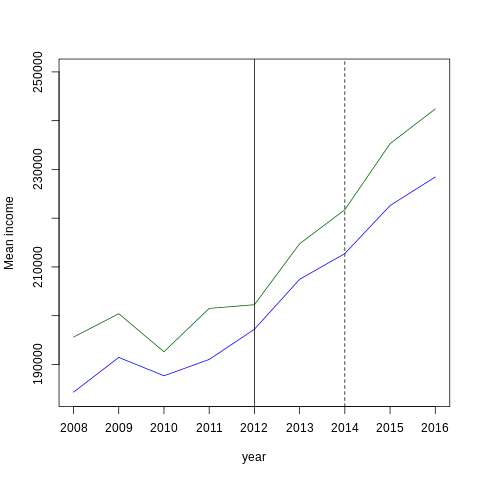

Write the R code that produced this figure.
#!/usr/bin/env Rscript
options("width"=200)

library(gplots)
library(MASS)
library(MatchIt)
library(dummies)


data=read.csv("/home/[user]/Desktop/newdata.csv")



data1=data[data$stateicp%in%c("California","New York","Massachusetts","Maryland","Michigan","Ohio",
"Mississippi","Oklahoma","Texas","Florida","North Carolina","Virginia","Georgia","Tennessee",
"Missouri","Wisconsin","Vermont","Washington","Alabama","Arizona","Illinois",
"Idaho","Kansas","Mississippi","Nebraska","Oklahoma","South Carolina","South Dakota","Utah","Wyoming"),]



data1=data1[data1$year==2012|data1$year==2016,]



#data1$time=as.numeric(data1$year-2012)
data1$time=as.numeric(data1$year!=2012)


data1$group=as.numeric(data1$stateicp%in%c("Alabama","Florida","Georgia","Idaho","Kansas","Mississippi","Missouri","Nebraska","North Carolina","Oklahoma","South Carolina","South Dakota","Tennessee","Texas","Utah","Virginia","Wisconsin","Wyoming"))

data1$group1=abs(1-data1$group)



data2=data1[data1$incearn>1,]
data2$outcome=(data2$incearn)


 model1=rlm(outcome~costelec+costgas+costwatr+costfuel+valueh+perwt+pernum+as.factor(sex)+
as.numeric(age)+as.factor(marst)+
as.factor(race)+as.factor(hcovany)+as.factor(empstat)
+as.factor(classwkrd)+as.factor(time)+as.factor(group1)+time:group1,data=data2)




good=summary(model1)
dd = data.frame(good$coefficients) 
dd$p.value =  2*pt(abs(dd$t.value),good$df[2], lower.tail=FALSE)      
 dd
################################################
# Code for Economic Theory B
#
# economictheoryb.com
#
# August 2016
# a.d.


summary.lm <- function (object, correlation = FALSE, 
                        symbolic.cor = FALSE, robust=FALSE,
                        cluster=c(NULL,NULL),...) {
  # add extension for robust standard errors
  if(robust==TRUE){ 
    # save variable that are necessary to calcualte robust sd
    X <- model.matrix(object)
    u2 <- residuals(object)^2
    XDX <- 0
    
    ## One needs to calculate X'DX. But due to the fact that
    ## D is huge (NxN), it is better to do it with a cycle.
    for(i in 1:nrow(X)) {
      XDX <- XDX + u2[i]*X[i,]%*%t(X[i,])
    }
    
    # inverse(X'X)
    XX1 <- solve(t(X)%*%X,tol = 1e-100)
    
    # Sandwich Variance calculation (Bread x meat x Bread)
    varcovar <- XX1 %*% XDX %*% XX1
    
    # adjust degrees of freedom 
    dfc_r <- sqrt(nrow(X))/sqrt(nrow(X)-ncol(X))
    
    # Standard errors of the coefficient estimates are the
    # square roots of the diagonal elements
    rstdh <- dfc_r*sqrt(diag(varcovar))
  }
  # add extension for clustered standard errors
  if(!is.null(cluster)&robust==T){warning("Robust standard errors are calculated. Set robust=F to calculate clustered standard errors.")}
  if(!is.null(cluster)&robust==F){
    if(""%in%cluster){stop("No variable for clustering provided.")}
    if(length(cluster)>2){stop("The function only allows max. 2 clusters. You provided more.")}
    n_coef <- all.vars(object$call$formula)
    if(length(cluster)==1){
      dat <- na.omit(get(paste(object$call$data))[,c(n_coef,cluster)])
      if(nrow(dat)<nrow(object$model)){stop("Not all observation have a cluster.")}
      cluster_vector <- dat[,cluster]
      require(sandwich, quietly = TRUE)
      M <- res_length <- length(unique(cluster_vector))
      N <- length(cluster_vector)
      K <- object$rank
      dfc <- (M/(M-1))*((N-1)/(N-K))
      uj  <- na.omit(apply(estfun(object),2, function(x) tapply(x, cluster_vector, sum)));
      varcovar <- dfc*sandwich(object, meat=crossprod(uj)/N)
      rstdh <- sqrt(diag(varcovar))
    } 
    if(length(cluster)==2){
      dat_1 <- na.omit(get(paste(object$call$data))[,c(n_coef,cluster[1])])
      if(nrow(dat_1)<nrow(object$model)){stop("Not all observation have a cluster.")}
      dat_2 <- na.omit(get(paste(object$call$data))[,c(n_coef,cluster[2])])
      if(nrow(dat_2)<nrow(object$model)){stop("Not all observation have a cluster.")}
      
      dat <- na.omit(get(paste(object$call$data))[,c(n_coef,cluster)])
      library(sandwich,quietly = TRUE)
      cluster1 <- dat[,cluster[1]]
      cluster2 <- dat[,cluster[2]]
      cluster12 = paste(cluster1,cluster2, sep="")
      M1  <- length(unique(cluster1))
      M2  <- length(unique(cluster2))   
      M12 <- res_length <-length(unique(cluster12))
      N   <- length(cluster1)          
      K   <- object$rank             
      dfc1  <- (M1/(M1-1))*((N-1)/(N-K))  
      dfc2  <- (M2/(M2-1))*((N-1)/(N-K))  
      dfc12 <- (M12/(M12-1))*((N-1)/(N-K))  
      u1j   <- apply(estfun(object), 2, function(x) tapply(x, cluster1,  sum)) 
      u2j   <- apply(estfun(object), 2, function(x) tapply(x, cluster2,  sum)) 
      u12j  <- apply(estfun(object), 2, function(x) tapply(x, cluster12, sum)) 
      vc1   <-  dfc1*sandwich(object, meat=crossprod(u1j)/N )
      vc2   <-  dfc2*sandwich(object, meat=crossprod(u2j)/N )
      vc12  <- dfc12*sandwich(object, meat=crossprod(u12j)/N)
      varcovar <- vc1 + vc2 - vc12
      rstdh <- sqrt(diag(varcovar))
    } 
    
  }
  z <- object
  p <- z$rank
  rdf <- 14530-34#n - p #z$df.residual
  if (p == 0) {
    r <- z$residuals
    n <- length(r)
    w <- z$weights
    if (is.null(w)) {
      rss <- sum(r^2)
    }
    else {
      rss <- sum(w * r^2)
      r <- sqrt(w) * r
    }
    resvar <- rss/rdf
    ans <- z[c("call", "terms", if (!is.null(z$weights)) "weights")]
    class(ans) <- "summary.lm"
    ans$aliased <- is.na(coef(object))
    ans$residuals <- r
    ans$df <- c(0L, n, length(ans$aliased))
    ans$coefficients <- matrix(NA, 0L, 4L)
    dimnames(ans$coefficients) <- list(NULL, c("Estimate", 
                                               "Std. Error", "t value", "Pr(>|t|)"))
    ans$sigma <- sqrt(resvar)
    ans$r.squared <- ans$adj.r.squared <- 0
    return(ans)
  }
  if (is.null(z$terms)) 
    stop("invalid 'lm' object:  no 'terms' component")
  if (!inherits(object, "lm")) 
    warning("calling summary.lm(<fake-lm-object>) ...")
  Qr <- stats:::qr.lm(object)
  n <- NROW(Qr$qr)
  print(n)
  print(p)
  print(z$df.residual)
  if (is.na(z$df.residual) || n - p != z$df.residual) 
    warning("residual degrees of freedom in object suggest this is not an \"lm\" fit")
  r <- z$residuals
  f <- z$fitted.values
  w <- z$weights
  if (is.null(w)) {
    mss <- if (attr(z$terms, "intercept")) 
      sum((f - mean(f))^2)
    else sum(f^2)
    rss <- sum(r^2)
  }
  else {
    mss <- if (attr(z$terms, "intercept")) {
      m <- sum(w * f/sum(w))
      sum(w * (f - m)^2)
    }
    else sum(w * f^2)
    rss <- sum(w * r^2)
    r <- sqrt(w) * r
  }
  resvar <- rss/rdf
  if (is.finite(resvar) && resvar < (mean(f)^2 + var(f)) * 
      1e-30) 
    warning("essentially perfect fit: summary may be unreliable")
  p1 <- 1L:p
  R <- chol2inv(Qr$qr[p1, p1, drop = FALSE])
  se <- sqrt(diag(R) * resvar)
  
  if(robust==T){se <- rstdh}
  if(!is.null(cluster)&robust==F){se <- rstdh}
  est <- z$coefficients[Qr$pivot[p1]]
  tval <- est/se
  ans <- z[c("call", "terms", if (!is.null(z$weights)) "weights")]
  ans$residuals <- r
  pval <- 2 * pt(abs(tval), 
                 rdf, lower.tail = FALSE)
  ans$coefficients <- cbind(est, se, tval, pval)
  dimnames(ans$coefficients) <- list(names(z$coefficients)[Qr$pivot[p1]], 
                                     c("Estimate", "Std. Error", "t value", "Pr(>|t|)"))
  ans$aliased <- is.na(coef(object))
  ans$sigma <- sqrt(resvar)
  ans$df <- c(p, rdf, NCOL(Qr$qr))
  if (p != attr(z$terms, "intercept")) {
    df.int <- if (attr(z$terms, "intercept")) 
      1L
    else 0L
    ans$r.squared <- mss/(mss + rss)
    ans$adj.r.squared <- 1 - (1 - ans$r.squared) * ((n - 
                                                       df.int)/rdf)
    ans$fstatistic <- c(value = (mss/(p - df.int))/resvar, 
                        numdf = p - df.int, dendf = rdf)
    if(robust==T|(!is.null(cluster))){
      if(!is.null(cluster)){rdf <- res_length -1}
      pos_coef <- match(names(z$coefficients)[-match("(Intercept)",
                                                     names(z$coefficients))],
                        names(z$coefficients))
      
      P_m <- matrix(z$coefficients[pos_coef])
      
      R_m <- diag(1, 
                  length(pos_coef), 
                  length(pos_coef))
      
      ans$fstatistic <- c(value = t(R_m%*%P_m)%*%
                            (solve(varcovar[pos_coef,pos_coef],tol = 1e-100))%*%
                            (R_m%*%P_m)/(p - df.int), 
                          numdf = p - df.int, dendf = rdf)
      
    }
    
  }
  else ans$r.squared <- ans$adj.r.squared <- 0
  ans$cov.unscaled <- R
  dimnames(ans$cov.unscaled) <- dimnames(ans$coefficients)[c(1, 
                                                             1)]
  if (correlation) {
    ans$correlation <- (R * resvar)/outer(se, se)
    dimnames(ans$correlation) <- dimnames(ans$cov.unscaled)
    ans$symbolic.cor <- symbolic.cor
  }
  if (!is.null(z$na.action)) 
    ans$na.action <- z$na.action
  class(ans) <- "summary.lm"
  ans
}
summary.lm(model1, cluster=c("stateicp"))
data1=data[data$stateicp%in%c("California","New York","Massachusetts","Maryland","Michigan","Ohio",
"Mississippi","Oklahoma","Texas","Florida","North Carolina","Virginia","Georgia","Tennessee",
"Missouri","Wisconsin","Vermont","Washington","Alabama","Arizona","Illinois",
"Idaho","Kansas","Mississippi","Nebraska","Oklahoma","South Carolina","South Dakota","Utah","Wyoming"),]


data1=data1[data1$year>=2008,]

data1=data1[data1$year<=2016,]

data1$group=as.numeric(data1$stateicp%in%c("Maine","Alabama","Florida","Georgia","Idaho","Kansas","Mississippi","Missouri","Nebraska","North Carolina","Oklahoma","South Carolina","South Dakota","Tennessee","Texas","Utah","Virginia","Wisconsin","Wyoming"))

data1$group1=abs(1-data1$group)


data2=data1[data1$incearn>1,]
data2$outcome=(data2$incearn)

#model1=lm(outcome~costelec+costgas+costwatr+costfuel+valueh+perwt+pernum+as.factor(sex)+age+as.factor(marst)+
#as.factor(race)+as.factor(hcovany)+as.factor(educ)+as.factor(empstat)
#+as.factor(classwkrd)+incinvst+as.factor(time)+as.factor(group1)+time:group1,data=data2)


data3=data2[data2$group1==0,]

data4=data2[data2$group1==1,]
par(mfrow=c(1,1))
#plotmeans(outcome~year,data=data3)
#plotmeans(outcome~year,data=data4)

comparison=aggregate(incearn ~ year, data3, mean)
comparison1=aggregate(incearn ~ year, data4, mean)

png('regressionAll.png')
plot(comparison1[,1],comparison1[,2],type="l",ylim=c(184000,250000),col="blue",xlab="year",ylab="Mean income", xaxp=c(2008,2016, 8))
#plot(comparison1[,1],comparison1[,2],type="l",col="blue",xlab="year",ylab="Mean income", xaxp=c(2008, 2016, 8), ylim=c(184000, 277777770000)
abline(v=c(2012, 2014), col=c("black"), lty=c(1,2), lwd=c(1))

lines(comparison[,1],comparison[,2], col=c("darkgreen"))


aggregate(incearn~ group1, data2, mean)

dev.off()



